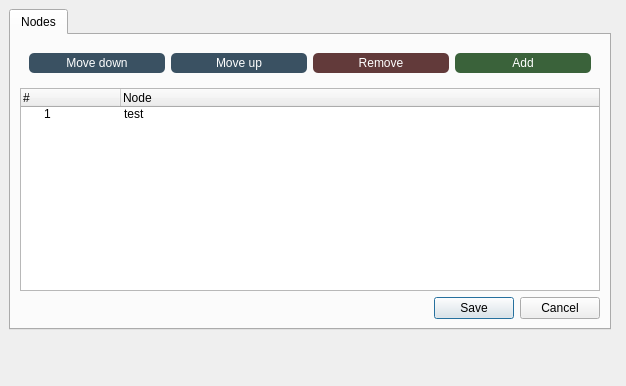
<?xml version="1.0" encoding="UTF-8"?>
<ui version="4.0">
 <class>settings_dialog</class>
 <widget class="QDialog" name="settings_dialog">
  <property name="geometry">
   <rect>
    <x>0</x>
    <y>0</y>
    <width>626</width>
    <height>386</height>
   </rect>
  </property>
  <property name="windowTitle">
   <string>Dialog</string>
  </property>
  <widget class="QTabWidget" name="settings_tabs">
   <property name="enabled">
    <bool>true</bool>
   </property>
   <property name="geometry">
    <rect>
     <x>9</x>
     <y>9</y>
     <width>602</width>
     <height>321</height>
    </rect>
   </property>
   <property name="currentIndex">
    <number>0</number>
   </property>
   <widget class="QWidget" name="nodes_tab">
    <attribute name="title">
     <string>Nodes</string>
    </attribute>
    <layout class="QVBoxLayout" name="verticalLayout">
     <item>
      <widget class="QWidget" name="widget" native="true">
       <layout class="QHBoxLayout" name="horizontalLayout_4">
        <item>
         <widget class="QPushButton" name="move_node_down_button_2">
          <property name="maximumSize">
           <size>
            <width>150</width>
            <height>20</height>
           </size>
          </property>
          <property name="cursor">
           <cursorShape>PointingHandCursor</cursorShape>
          </property>
          <property name="styleSheet">
           <string notr="true">border: 0px; background-color: #3a5162; width: 100px; height: 20px; border-radius: 5px; color: #fff;</string>
          </property>
          <property name="text">
           <string>Move down</string>
          </property>
         </widget>
        </item>
        <item>
         <widget class="QPushButton" name="move_node_up_button_2">
          <property name="maximumSize">
           <size>
            <width>150</width>
            <height>20</height>
           </size>
          </property>
          <property name="cursor">
           <cursorShape>PointingHandCursor</cursorShape>
          </property>
          <property name="styleSheet">
           <string notr="true">border: 0px; background-color: #3a5162; width: 100px; height: 20px; border-radius: 5px; color: #fff;</string>
          </property>
          <property name="text">
           <string>Move up</string>
          </property>
         </widget>
        </item>
        <item>
         <widget class="QPushButton" name="remove_node_button_2">
          <property name="maximumSize">
           <size>
            <width>150</width>
            <height>20</height>
           </size>
          </property>
          <property name="cursor">
           <cursorShape>PointingHandCursor</cursorShape>
          </property>
          <property name="styleSheet">
           <string notr="true">border: 0px; background-color: #623a3a; width: 100px; height: 20px; border-radius: 5px; color: #fff;</string>
          </property>
          <property name="text">
           <string>Remove</string>
          </property>
         </widget>
        </item>
        <item>
         <widget class="QPushButton" name="add_node_button_2">
          <property name="maximumSize">
           <size>
            <width>150</width>
            <height>20</height>
           </size>
          </property>
          <property name="cursor">
           <cursorShape>PointingHandCursor</cursorShape>
          </property>
          <property name="styleSheet">
           <string notr="true">border: 0px; background-color: #3a623a; width: 100px; height: 20px; border-radius: 5px; color: #fff;</string>
          </property>
          <property name="text">
           <string>Add</string>
          </property>
         </widget>
        </item>
       </layout>
      </widget>
     </item>
     <item>
      <widget class="QTreeWidget" name="node_list">
       <property name="minimumSize">
        <size>
         <width>580</width>
         <height>0</height>
        </size>
       </property>
       <property name="maximumSize">
        <size>
         <width>580</width>
         <height>16777215</height>
        </size>
       </property>
       <property name="dragEnabled">
        <bool>true</bool>
       </property>
       <property name="dragDropMode">
        <enum>QAbstractItemView::DragDrop</enum>
       </property>
       <property name="sortingEnabled">
        <bool>false</bool>
       </property>
       <attribute name="headerVisible">
        <bool>true</bool>
       </attribute>
       <attribute name="headerCascadingSectionResizes">
        <bool>false</bool>
       </attribute>
       <attribute name="headerHighlightSections">
        <bool>false</bool>
       </attribute>
       <column>
        <property name="text">
         <string>#</string>
        </property>
       </column>
       <column>
        <property name="text">
         <string>Node</string>
        </property>
       </column>
       <item>
        <property name="text">
         <string>1</string>
        </property>
        <property name="text">
         <string>test</string>
        </property>
       </item>
      </widget>
     </item>
     <item>
      <widget class="QDialogButtonBox" name="node_save">
       <property name="standardButtons">
        <set>QDialogButtonBox::Cancel|QDialogButtonBox::Save</set>
       </property>
       <property name="centerButtons">
        <bool>false</bool>
       </property>
      </widget>
     </item>
    </layout>
   </widget>
  </widget>
 </widget>
 <resources/>
 <connections/>
</ui>
